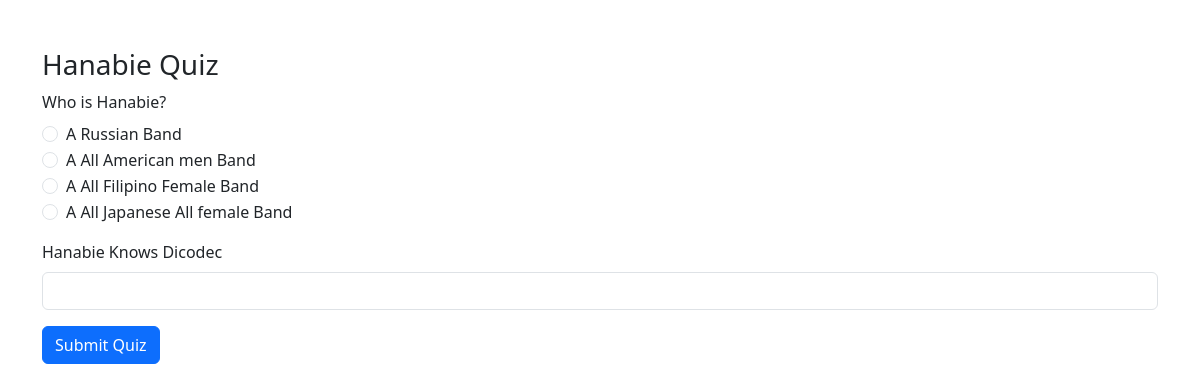
/start_quiz.php?class_code=HANABIE, run on the app's committed database.
### tables this page shows
CREATE TABLE `quizzes` (
  `id` int(11) NOT NULL,
  `teacher_id` int(11) NOT NULL,
  `title` varchar(255) NOT NULL,
  `class_code` varchar(50) DEFAULT NULL,
  `subject_id` int(11) DEFAULT NULL,
  `created_at` timestamp NOT NULL DEFAULT current_timestamp(),
  `class_id` int(11) NOT NULL
);

CREATE TABLE `questions` (
  `id` int(11) NOT NULL,
  `quiz_id` int(11) NOT NULL,
  `question_text` text NOT NULL,
  `question_type` enum('multiple','identification','truefalse') NOT NULL,
  `correct_answer` varchar(255) DEFAULT NULL,
  `position` int(11) DEFAULT 0
);

CREATE TABLE `choices` (
  `id` int(11) NOT NULL,
  `question_id` int(11) NOT NULL,
  `choice_label` char(1) NOT NULL,
  `choice_text` varchar(255) NOT NULL
);

### start_quiz.php (the view, shortened to what this page needs)
<?php
$host = "localhost";
$user = "root";
$pass = "";
$dbname = "quizmaker";
$conn = new mysqli($host, $user, $pass, $dbname);
$class_code = $_GET['class_code'] ?? '';
$stmtQuiz = $conn->prepare("SELECT id, title FROM quizzes WHERE class_code = ?");
$stmtQuiz->bind_param("s", $class_code);
$stmtQuiz->execute();
$resultQuiz = $stmtQuiz->get_result();
$quiz = $resultQuiz->fetch_assoc();
$quiz_id = $quiz['id'];
$qstmt = $conn->prepare("
    SELECT id, question_text, question_type
    FROM questions
    WHERE quiz_id = ?
    ORDER BY id ASC
");
$qstmt->bind_param("i", $quiz_id);
$qstmt->execute();
$questions = $qstmt->get_result();
?>
<!DOCTYPE html>
<html>
<head>
    <link href="https://cdn.jsdelivr.net/npm/bootstrap@5.3.2/dist/css/bootstrap.min.css" rel="stylesheet">
</head>
<body>
<div class="container mt-5">
    <h3><?php echo htmlspecialchars($quiz['title']); ?></h3>
    <form method="POST" action="submit_quiz.php">
        <?php while ($q = $questions->fetch_assoc()): ?>
            <div class="mb-3">
                <label class="form-label"><?php echo htmlspecialchars($q['question_text']); ?></label>
                <?php if ($q['question_type'] === 'multiple'): ?>
                    <?php
                    $cstmt = $conn->prepare("SELECT choice_label, choice_text FROM choices WHERE question_id = ?");
                    $cstmt->bind_param("i", $q['id']);
                    $cstmt->execute();
                    $choices = $cstmt->get_result();
                    ?>
                    <?php while ($choice = $choices->fetch_assoc()): ?>
                        <div class="form-check">
                            <input class="form-check-input" type="radio"
                                   name="answers[<?php echo $q['id']; ?>]"
                                   value="<?php echo htmlspecialchars($choice['choice_label']); ?>" required>
                            <label class="form-check-label"><?php echo htmlspecialchars($choice['choice_text']); ?></label>
                        </div>
                    <?php endwhile; ?>
                <?php else: ?>
                    <input type="text" class="form-control"
                           name="answers[<?php echo $q['id']; ?>]" required>
                <?php endif; ?>
            </div>
        <?php endwhile; ?>
        <button type="submit" class="btn btn-primary">Submit Quiz</button>
    </form>
</div>
</body>
</html>

### data on the page
quizzes: title "Hanabie Quiz"
questions: question_text "Who is Hanabie?"
choices: choice_text "A Russian Band"
choices: choice_text "A All American men Band"
choices: choice_text "A All Filipino Female Band"
choices: choice_text "A All Japanese All female Band"
questions: question_text "Hanabie Knows Dicodec"
